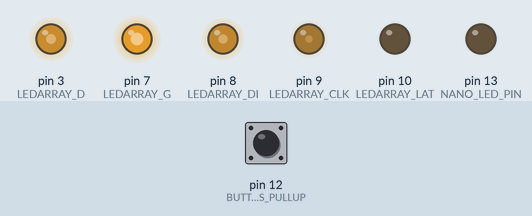
Recording of a sketch running on a simulated Arduino Uno, built with avr-gcc and run on an emulated ATmega328P. Shown: output pins drawn as LEDs (lit = HIGH). Wiring (inferred from the names in the program): line decoder: data pin 6, pin 5, pin 4. The inputs (shaded band) are chosen by the test bench; at power-on: pin 12 (BUTTOM_PRESS_PULLUP) HIGH. Pins used as bus, display or sensor lines are not drawn.

Above: at 1.2 s.
1.3 s: pin 12 (BUTTOM_PRESS_PULLUP) pulled LOW for 3.2 s
At 3.1 s:
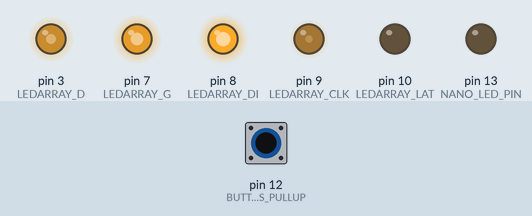
6.0 s: pin 12 (BUTTOM_PRESS_PULLUP) pulled LOW for 0.15 s
At 6.8 s:
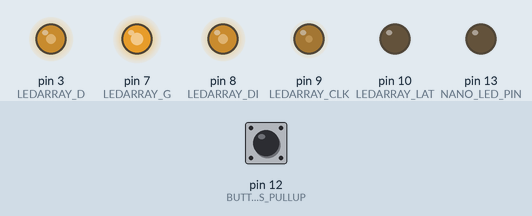
7.6 s: pin 12 (BUTTOM_PRESS_PULLUP) pulled LOW for 1 s
At 8.8 s:
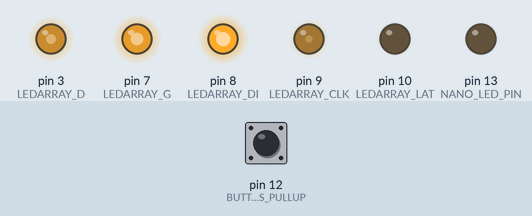
Timing chart, 0 to 10.6 s (numbered marks = the images above; inputs shaded):
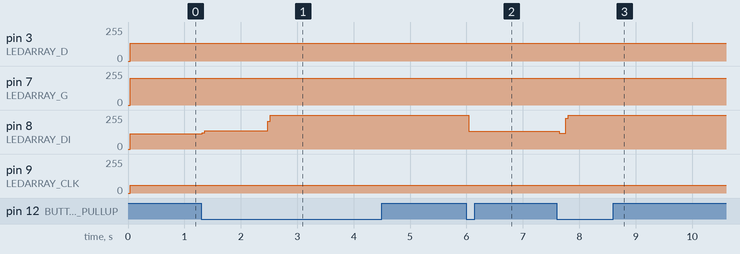

The sketch:

16x16_LED_display.ino
```cpp
// (licence header left out)
 //http://osoyoo.com/2017/01/03/arduino-16x16-matrix/ include schematic and datasheet
 //http://osoyoo.com/wp-content/uploads/2017/01/16-16.pdf schematic
 //http://osoyoo.com/wp-content/uploads/2017/01/74HC138.pdf


#include <Arduino.h>

//IO
#define LEDARRAY_D 3
#define LEDARRAY_C 4
#define LEDARRAY_B 5
#define LEDARRAY_A 6
#define LEDARRAY_G 7
#define LEDARRAY_DI 8
#define LEDARRAY_CLK 9
#define LEDARRAY_LAT 10

//Select input by pin select
#define BUTTOM_PRESS_PULLUP 12
#define NANO_LED_PIN 13


unsigned char Display_Buffer [8];
unsigned char last_button= HIGH;
int button_press_cnt=0;
int button_low_cnt=0;
bool long_press=false;

#define __FOR_FINAL__
#ifdef __FOR_FINAL__
#define Num_Of_Word 3
#define Word Word_Final
#else //for eliminate and practice
#define Num_Of_Word 1
#define Word Word_Go
//#define Word Fork_Right
#endif


unsigned char Word_Go[1*2][32]=
{
/*GO*/
0xf0,0xc0,0x03,0x0f,0x0f,0x0f,0x0f,0x0f,0x0f,0x0f,0x0f,0x0f,0x03,0xc0,0xf0,0xfc,
0x0f,0x03,0xf0,0xfc,0xff,0xff,0xff,0xff,0x00,0x00,0xf0,0xf0,0xc0,0x03,0x03,0x0f,
0xfc,0xf0,0xc3,0xc3,0xc3,0xc3,0xc3,0xc3,0xc3,0xc3,0xc3,0xc3,0xc3,0xf0,0xf0,0xfc,
0x0f,0x03,0xf0,0xf0,0xf0,0xf0,0xf0,0xf0,0xf0,0xf0,0xf0,0xf0,0xf0,0x03,0x03,0x0f,
}
;

unsigned char Word_Off[1*2][32]=
{
/*off*/
0xff,0xff,0xff,0xff,0xff,0xff,0xff,0xff,0xff,0xff,0xff,0xff,0xff,0xff,0xff,0xff,
0xff,0xff,0xff,0xff,0xff,0xff,0xff,0xff,0xff,0xff,0xff,0xff,0xff,0xff,0xff,0xff,
0xff,0xff,0xff,0xff,0xff,0xff,0xff,0xff,0xff,0xff,0xff,0xff,0xff,0xff,0xff,0xff,
0xff,0xff,0xff,0xff,0xff,0xff,0xff,0xff,0xff,0xff,0xff,0xff,0xff,0xff,0xff,0xff,
};

unsigned char Word_Final[3*2][32]=
{
/*GO*/
0xf0,0xc0,0x03,0x0f,0x0f,0x0f,0x0f,0x0f,0x0f,0x0f,0x0f,0x0f,0x03,0xc0,0xf0,0xfc,
0x0f,0x03,0xf0,0xfc,0xff,0xff,0xff,0xff,0x00,0x00,0xf0,0xf0,0xc0,0x03,0x03,0x0f,
0xfc,0xf0,0xc3,0xc3,0xc3,0xc3,0xc3,0xc3,0xc3,0xc3,0xc3,0xc3,0xc3,0xf0,0xf0,0xfc,
0x0f,0x03,0xf0,0xf0,0xf0,0xf0,0xf0,0xf0,0xf0,0xf0,0xf0,0xf0,0xf0,0x03,0x03,0x0f,

/*fork to right*/
0xc0,0xc0,0xc0,0xc0,0xc0,0xc0,0xc0,0xc0,0xc0,0xc0,0xc0,0xc0,0xc0,0xc0,0xc0,0xc0,
0x01,0x01,0x01,0x01,0x01,0x01,0x01,0x01,0x01,0x01,0x01,0x01,0x01,0x01,0x00,0x00,
0xff,0xf0,0xf8,0xfc,0xfe,0xff,0xfe,0xfc,0xf8,0xf0,0xe0,0xc0,0x80,0x01,0x03,0x07,
0xff,0x01,0x01,0x01,0x01,0x01,0x01,0x01,0x01,0x11,0x39,0x7d,0xff,0xff,0xff,0xff,

/*fork to left*/
0xff,0x80,0x80,0x80,0x80,0x80,0x80,0x80,0x80,0x88,0x9c,0xbe,0xff,0xff,0xff,0xff,
0xff,0x0f,0x1f,0x3f,0x7f,0xff,0x7f,0x3f,0x1f,0x0f,0x07,0x03,0x01,0x80,0xc0,0xe0,
0x80,0x80,0x80,0x80,0x80,0x80,0x80,0x80,0x80,0x80,0x80,0x80,0x80,0x80,0x00,0x00,
0x03,0x03,0x03,0x03,0x03,0x03,0x03,0x03,0x03,0x03,0x03,0x03,0x03,0x03,0x03,0x03,
}
;


unsigned char Fork_Right[1*2][32]=
{
/*fork to right*/
0xc0,0xc0,0xc0,0xc0,0xc0,0xc0,0xc0,0xc0,0xc0,0xc0,0xc0,0xc0,0xc0,0xc0,0xc0,0xc0,
0x01,0x01,0x01,0x01,0x01,0x01,0x01,0x01,0x01,0x01,0x01,0x01,0x01,0x01,0x00,0x00,
0xff,0xf0,0xf8,0xfc,0xfe,0xff,0xfe,0xfc,0xf8,0xf0,0xe0,0xc0,0x80,0x01,0x03,0x07,
0xff,0x01,0x01,0x01,0x01,0x01,0x01,0x01,0x01,0x11,0x39,0x7d,0xff,0xff,0xff,0xff,
}
;

void setup() {
  pinMode(LEDARRAY_D, OUTPUT);
  pinMode(LEDARRAY_C, OUTPUT);
  pinMode(LEDARRAY_B, OUTPUT);
  pinMode(LEDARRAY_A, OUTPUT);
  pinMode(LEDARRAY_G, OUTPUT);
  pinMode(LEDARRAY_DI, OUTPUT);
  pinMode(LEDARRAY_CLK, OUTPUT);
  pinMode(LEDARRAY_LAT, OUTPUT);

  pinMode(BUTTOM_PRESS_PULLUP, INPUT_PULLUP);
  pinMode(NANO_LED_PIN, OUTPUT);

  Serial.begin(9600);
}


//****************************************************
void Scan_Line( unsigned int m) {
  switch(m)
  {
    case 0:
      digitalWrite(LEDARRAY_D, LOW);digitalWrite(LEDARRAY_C, LOW);digitalWrite(LEDARRAY_B, LOW);digitalWrite(LEDARRAY_A, LOW);
      break;
    case 1:
      digitalWrite(LEDARRAY_D, LOW);digitalWrite(LEDARRAY_C, LOW);digitalWrite(LEDARRAY_B, LOW);digitalWrite(LEDARRAY_A, HIGH);
      break;
    case 2:
      digitalWrite(LEDARRAY_D, LOW);digitalWrite(LEDARRAY_C, LOW);digitalWrite(LEDARRAY_B, HIGH);digitalWrite(LEDARRAY_A, LOW);
      break;
    case 3:
      digitalWrite(LEDARRAY_D, LOW);digitalWrite(LEDARRAY_C, LOW);digitalWrite(LEDARRAY_B, HIGH);digitalWrite(LEDARRAY_A, HIGH);
      break;
    case 4:
      digitalWrite(LEDARRAY_D, LOW);digitalWrite(LEDARRAY_C, HIGH);digitalWrite(LEDARRAY_B, LOW);digitalWrite(LEDARRAY_A, LOW);
      break;
    case 5:
      digitalWrite(LEDARRAY_D, LOW);digitalWrite(LEDARRAY_C, HIGH);digitalWrite(LEDARRAY_B, LOW);digitalWrite(LEDARRAY_A, HIGH);
      break;
    case 6:
      digitalWrite(LEDARRAY_D, LOW);digitalWrite(LEDARRAY_C, HIGH);digitalWrite(LEDARRAY_B, HIGH);digitalWrite(LEDARRAY_A, LOW);
      break;
    case 7:
      digitalWrite(LEDARRAY_D, LOW);digitalWrite(LEDARRAY_C, HIGH);digitalWrite(LEDARRAY_B, HIGH);digitalWrite(LEDARRAY_A, HIGH);
      break;
    case 8:
      digitalWrite(LEDARRAY_D, HIGH);digitalWrite(LEDARRAY_C, LOW);digitalWrite(LEDARRAY_B, LOW);digitalWrite(LEDARRAY_A, LOW);
      break;
    case 9:
      digitalWrite(LEDARRAY_D, HIGH);digitalWrite(LEDARRAY_C, LOW);digitalWrite(LEDARRAY_B, LOW);digitalWrite(LEDARRAY_A, HIGH);
      break;
    case 10:
      digitalWrite(LEDARRAY_D, HIGH);digitalWrite(LEDARRAY_C, LOW);digitalWrite(LEDARRAY_B, HIGH);digitalWrite(LEDARRAY_A, LOW);
      break;
    case 11:
      digitalWrite(LEDARRAY_D, HIGH);digitalWrite(LEDARRAY_C, LOW);digitalWrite(LEDARRAY_B, HIGH);digitalWrite(LEDARRAY_A, HIGH);
      break;
    case 12:
      digitalWrite(LEDARRAY_D, HIGH);digitalWrite(LEDARRAY_C, HIGH);digitalWrite(LEDARRAY_B, LOW);digitalWrite(LEDARRAY_A, LOW);
      break;
    case 13:
      digitalWrite(LEDARRAY_D, HIGH);digitalWrite(LEDARRAY_C, HIGH);digitalWrite(LEDARRAY_B, LOW);digitalWrite(LEDARRAY_A, HIGH);
      break;
    case 14:
      digitalWrite(LEDARRAY_D, HIGH);digitalWrite(LEDARRAY_C, HIGH);digitalWrite(LEDARRAY_B, HIGH);digitalWrite(LEDARRAY_A, LOW);
      break;
    case 15:
      digitalWrite(LEDARRAY_D, HIGH);digitalWrite(LEDARRAY_C, HIGH);digitalWrite(LEDARRAY_B, HIGH);digitalWrite(LEDARRAY_A, HIGH);
      break;
    default : break;
  }
}


//************************************************************
void Display(unsigned char dat[][32])
{
  unsigned char i,j;
  for( j = 0 ; j < 16 ; j++)
  {
    i=(j*4)%16+j/4;
    digitalWrite(LEDARRAY_G, HIGH);//74h138 pin 5, high to disable output

    Display_Buffer[0] = dat[0][i];
    Display_Buffer[1] = dat[0][i+16];

    Display_Buffer[2] = dat[1][i];
    Display_Buffer[3] = dat[1][i+16];

    Send(Display_Buffer[3]);
    Send(Display_Buffer[2]);
    Send(Display_Buffer[1]);
    Send(Display_Buffer[0]);

    digitalWrite(LEDARRAY_LAT, HIGH);
    delayMicroseconds(1);

    digitalWrite(LEDARRAY_LAT, LOW);
    delayMicroseconds(1);

    Scan_Line(i);

    digitalWrite(LEDARRAY_G, LOW); //74h138 pin 5, low to show output

    delayMicroseconds(150);;
  }
}

//****************************************************

//****************************************************
void Send( unsigned int dat) {
  unsigned char i;
  digitalWrite(LEDARRAY_CLK, LOW);
  delayMicroseconds(1);;
  digitalWrite(LEDARRAY_LAT, LOW);
  delayMicroseconds(1);;

  for( i = 0 ; i < 8 ; i++ )
  {
    if( dat&0x01 )
    {
      digitalWrite(LEDARRAY_DI, HIGH);
    }
    else
    {
      digitalWrite(LEDARRAY_DI, LOW);
    }

    delayMicroseconds(1);
    digitalWrite(LEDARRAY_CLK, HIGH);
      delayMicroseconds(1);
    digitalWrite(LEDARRAY_CLK, LOW);
      delayMicroseconds(1);
    dat >>= 1;
  }
}
void checkButton(){
  unsigned char current_button = digitalRead(BUTTOM_PRESS_PULLUP);
  if (current_button == LOW) {
    if (last_button==HIGH){
      long_press=false;
      button_press_cnt++;
    }
    else {//last_button==LOW
      if (++button_low_cnt>100 ){
         long_press=true;
         button_low_cnt=0;
      }
    }
  }
  last_button =current_button;
}
void loop() {
  checkButton();
  if (long_press==true){
    Display(&Word_Off[0]);
  }
  else {
    Display(&Word[button_press_cnt%Num_Of_Word *2]);
  }
}
```

Measured:
- after the input at 1.3 s, pin 8 (LEDARRAY_DI): 115/255 → 136/255 at once, → 255/255 1.2 s later
- after the input at 6.0 s, pin 8 (LEDARRAY_DI): 255/255 → 135/255 at once
- after the input at 7.6 s, pin 8 (LEDARRAY_DI): 135/255 → 117/255 at once, → 255/255 0.12 s later
